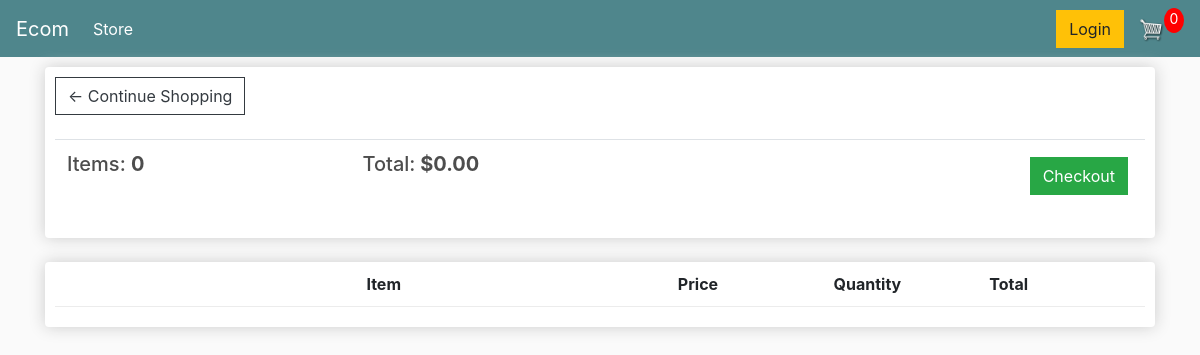
The page /cart/ (signed in) on the database as committed earlier.
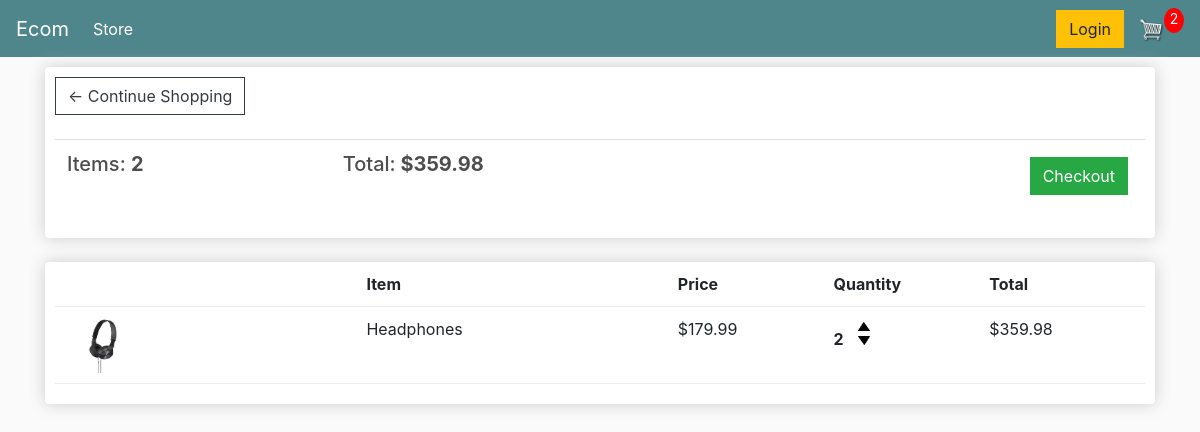
The same page on the database as committed later.
### store/models.py (models this page shows, shortened)
class Order(models.Model):
    customer = models.ForeignKey(
        Customer, on_delete=models.SET_NULL, blank=True, null=True)
    date_ordered = models.DateTimeField(auto_now_add=True)
    complete = models.BooleanField(default=False, null=True, blank=False)
    transaction_id = models.CharField(max_length=200, null=True)
    @property
    def get_cart_total(self):
        orderitems = self.orderitem_set.all()
        total = sum([item.get_total for item in orderitems])
        return total
    @property
    def get_cart_items(self):
        orderitems = self.orderitem_set.all()
        total = sum([item.quantity for item in orderitems])
        return total

class OrderItem(models.Model):
    product = models.ForeignKey(
        Product, on_delete=models.SET_NULL, blank=True, null=True)
    order = models.ForeignKey(
        Order, on_delete=models.SET_NULL, blank=True, null=True)
    quantity = models.IntegerField(default=0, null=True, blank=True)
    date_added = models.DateTimeField(auto_now_add=True)
    @property
    def get_total(self):
        total = self.product.price * self.quantity
        return total

class Product(models.Model):
    name = models.CharField(max_length=200, null=True)
    price = models.DecimalField(max_digits=7, decimal_places=2)
    digital = models.BooleanField(default=False, null=True, blank=False)
    image = models.ImageField(null=True, blank=True)
    @property
    def imageURL(self):
        try:
            url = self.image.url
        except:
            url = ""
        return url

### store/views.py (the view)
# urls.py: path("cart/", views.cart, name="cart"),
def cart(request):
    data = cartData(request)
    cartItems = data["cartItems"]
    order = data["order"]
    items = data["items"]
    context = {"items": items, "order": order, "cartItems": cartItems}
    return render(request, "store/cart.html", context)

### store/utils.py (called while the page is built)
def cartData(request):
    if request.user.is_authenticated:
        customer = request.user.customer
        order, created = Order.objects.get_or_create(
            customer=customer, complete=False)
        items = order.orderitem_set.all()
        cartItems = order.get_cart_items
    else:
        cookieData = cookieCart(request)
        cartItems = cookieData["cartItems"]
        order = cookieData["order"]
        items = cookieData["items"]
    return {"cartItems": cartItems, "order": order, "items": items}

### store/templates/store/cart.html
{% extends 'store/main.html' %}
{% load static %}
{% block content %}
<div class="row">
    <div class="col-lg-12">
        <div class="box-element">
            <a class="btn btn-outline-dark" href="{% url 'store' %}">&#x2190; Continue Shopping</a>
            <br>
            <br>
            <table class="table">
                <tr>
                    <th>
                        <h5>Items: <strong>{{order.get_cart_items}}</strong></h5>
                    </th>
                    <th>
                        <h5>Total:<strong> ${{order.get_cart_total|floatformat:2}}</strong></h5>
                    </th>
                    <th>
                        <a style="float:right; margin:5px;" class="btn btn-success"
                            href="{% url 'checkout' %}">Checkout</a>
                    </th>
                </tr>
            </table>
        </div>
        <br>
        <div class="box-element">
            <div class="cart-row">
                <div style="flex:2"></div>
                <div style="flex:2"><strong>Item</strong></div>
                <div style="flex:1"><strong>Price</strong></div>
                <div style="flex:1"><strong>Quantity</strong></div>
                <div style="flex:1"><strong>Total</strong></div>
            </div>
            {% for item in items %}
            <div class="cart-row">
                <div style="flex:2"><img class="row-image" src="{{item.product.imageURL}}"></div>
                <div style="flex:2">
                    <p>{{item.product.name}}</p>
                </div>
                <div style="flex:1">
                    <p>${{item.product.price|floatformat:2}}</p>
                </div>
                <div style="flex:1">
                    <p class="quantity">{{item.quantity}}</p>
                    <div class="quantity">
                        <img data-product={{item.product.id}} data-action="add" class="chg-quantity update-cart"
                            src="{% static  'images/arrow-up.png' %}">
                        <img data-product={{item.product.id}} data-action="remove" class="chg-quantity update-cart"
                            src="{% static  'images/arrow-down.png' %}">
                    </div>
                </div>
                <div style="flex:1">
                    <p>${{item.get_total}}</p>
                </div>
            </div>
            {% endfor %}
        </div>
    </div>
</div>
{% endblock content %}

Rows that differ between the two databases and show on the page:
computed for Order: get_cart_items "0" → "2"; get_cart_total "0.00" → "359.98"
added OrderItem: product.imageURL (picture), product.name "Headphones", product.price "179.99", quantity "2", get_total "359.98"
Other text that changed with them:
{{ cartItems }}: "0" → "2"
